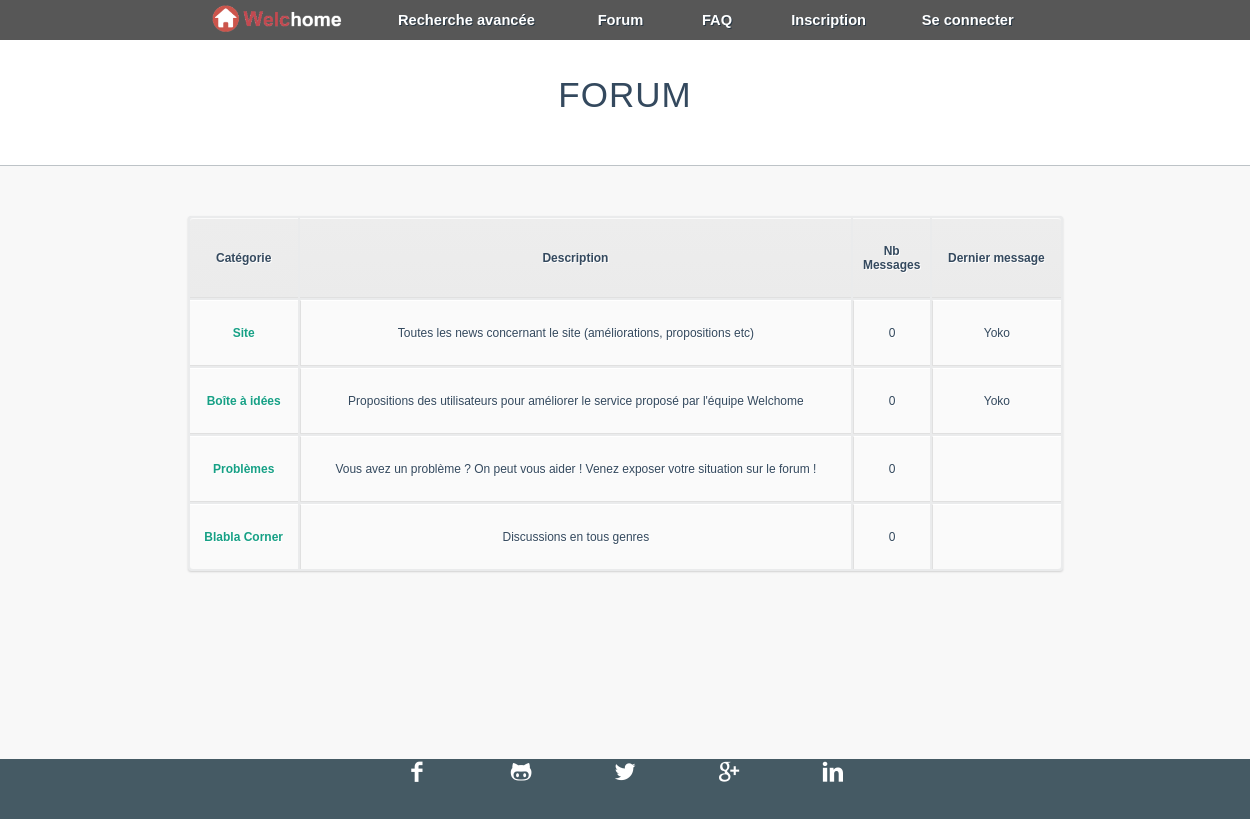
Page /fichiers_php/forum.php on the earlier database version.
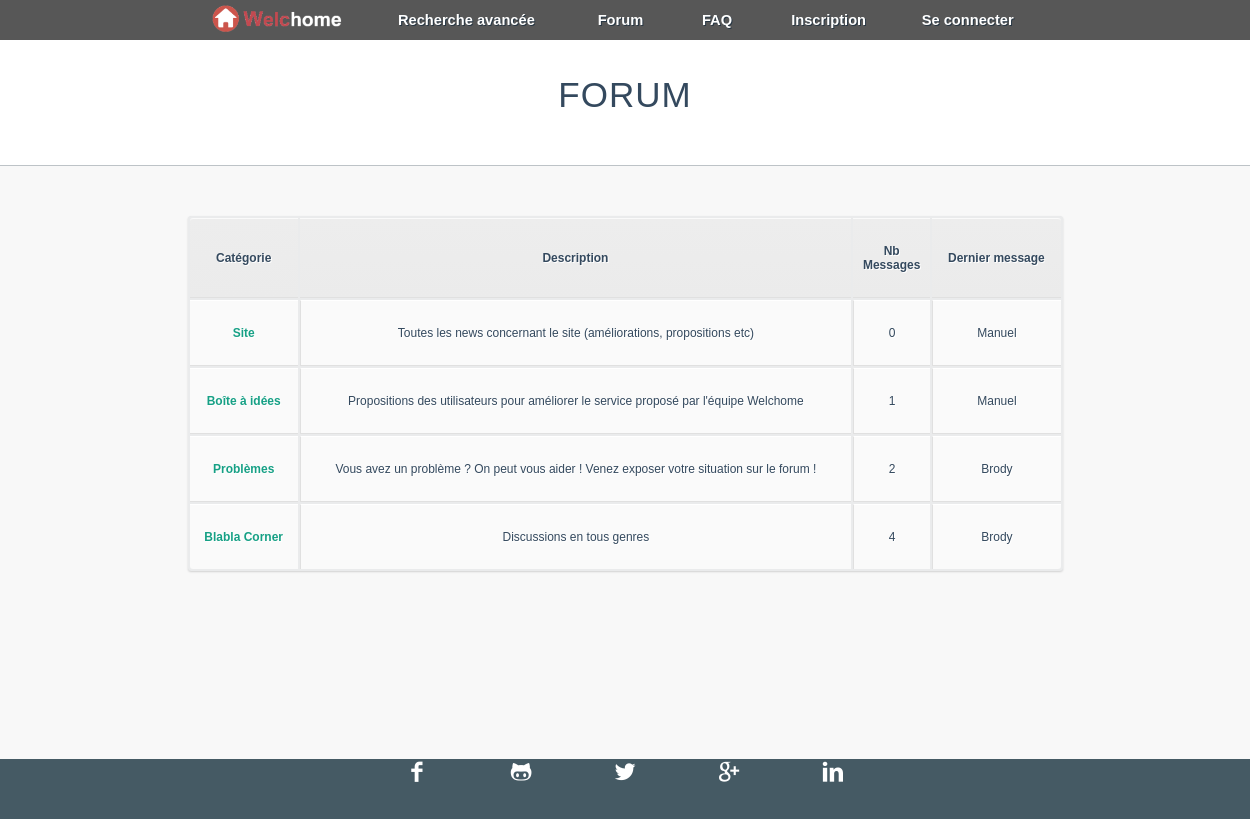
Same page on the later database version.
### tables this page shows
CREATE TABLE IF NOT EXISTS `forum_forum` (
  `id_cat` int(11) NOT NULL AUTO_INCREMENT,
  `nom_cat` varchar(255) NOT NULL,
  `description` text NOT NULL,
  `nb_message` int(11) NOT NULL,
  `last_message` text,
  PRIMARY KEY (`id_cat`)
);

CREATE TABLE IF NOT EXISTS `users` (
  `id_users` int(255) NOT NULL AUTO_INCREMENT,
  `username` varchar(255) NOT NULL,
  `nom_user` varchar(200) NOT NULL,
  `prenom_user` varchar(200) NOT NULL,
  `description_users` text NOT NULL,
  `preference_echange` text NOT NULL,
  `password` varchar(255) NOT NULL,
  `email` varchar(255) NOT NULL,
  `rights` varchar(255) NOT NULL,
  `signup_date` date NOT NULL,
  `avatar` text NOT NULL,
  `sexe` text,
  `tel` text,
  `situation` text,
  `profession` text,
  `description` text,
  PRIMARY KEY (`id_users`)
);

### fichiers_php/forum.php (the view, shortened to what this page needs)
<html>
<head>
    <link rel="stylesheet" href="../style.css" />
</head>
<body class="forum_messagerie">
<header>
    <?php include("menus.php"); ?>
</header>
<div class="superglobal">
    <div class="global">
        <div class="forum_title"><h7><?php echo forum1 ?></h7></div>
        <div class="forum_tableau"><table class="tableau_forum_accueil0">
            <tr>
                <th><?php echo categorie; ?></th>
                <th><?php echo description; ?></th>
                <th style="width: 50px;"><?php echo nbmessages; ?></th>
                <th><?php echo lastmessage; ?></th>
            </tr>
            <?php
            $req = $bdd -> query("SELECT * FROM forum_forum");
            $nb = $req -> rowCount();
            if ($nb == 0) {echo "PROBLEME" ;}
            else {
                for ($i=0 ; $i < $nb ; $i++) {
                    $cat = $req -> fetch();
                    $last = $bdd -> prepare("SELECT * FROM users WHERE id_users=?");
                    $last -> execute(array($cat[4]));
                    $lastf = $last -> fetch();
                    ?>
                    <tr>
                        <td><a href="site.php?id_cat=<?php echo $cat[0]?>"><?php echo $cat[1];?></a></td>
                        <td><?php echo $cat[2];?></td>
                        <td><?php echo $cat[3];?></td>
                        <td><?php echo ''.$lastf[1].'';?></td>
                    </tr>
                    <?php
                }
            }
            ?>
        </table></div>
    </div>
</div>
<?php
include("footer2.php");
?>
</body>
</html>

### fichiers_php/menus.php (shortened to what this page needs)
<link rel="stylesheet" href="../fichiers_css/recherche_app.css" />
<div class="menu_respo">
    <nav class="clearfix">
		<ul class="clearfix">
            <li><a class="lienaccueil" href="index.php"><img class="accueil" src="logo2.png" /></a></li>
            <li class="recherche_avancee"><a href="recherche_avancee.php" class="cl" <?php echo rechercheavancee ?></a></li>
			<li><a href="forum.php" class="btn_FORUM cl"><?php echo forum ?></a></li>
            <?php
				include("connexion_inscription_deconnexion_menu.php");
			?>
		</ul>
	</nav>
</div>

### fichiers_php/connexion_inscription_deconnexion_menu.php (shortened to what this page needs)
<?php
	include('config.php');
	if(isset($_SESSION['username']))
	{
        $req = $bdd -> prepare("SELECT id_logement FROM logement WHERE id_users=:id_user ORDER BY id_logement DESC");
        $req -> execute(array(
            'id_user' => $_SESSION['userid'],
        ));
        $id_log = $req -> fetch();
?>
        <li><a class="cl" style="width: 100px;" href="edit_profile.php?id_user=id_user=<?php echo $_SESSION['userid']?>" class="btn_PROFIL"><?php echo profil; ?></a></li>
        <?php echo check_new_msg() ?>
		<li><a class="cl" href="connexion.php"  onclick="return deconnect()"><?php echo disconnect ?></a></li>
<?php
	}
	else
	{
?>
        <li><a href="FAQ.php" class="btn_FAQ cl"><?php echo faq;?></a></li>
        <li><a  href="sign_up.php" class="cl" ><?php echo register; ?></a></li>
	<li><a href="connexion.php" class="btn_SECONNECTER cl"><?php echo connect;?></a></li>
<?php
	}
?>

### fichiers_php/footer2.php (shortened to what this page needs)
<link rel="stylesheet" href="../fichiers_css/footer2.css" />
<footer class="footer1">
    <div class="top">
        <div class="icons">
            <li id="fb">&#62220;</li>
            <li id="github">&#62208;</li>
            <li id="twitter">&#62217;</li>
            <li id="gplus">&#62223;</li>
            <li id="lnkdin">&#62232;</li>
        </div>
    </div>
</footer>

### fichiers_css/footer2.css (style rules this page uses)
.footer1 li { list-style-type:none; line-height: 25px; }
.icons { position: relative; margin-left: auto; margin-right: auto; text-align: center; }
.top li { font-family: Entypo; font-size: 45px; width: 100px; display: inline-block; }
#fb, #github, #twitter, #gplus, #lnkdin { font-family: Entypo-social; }

### fichiers_css/style_menu.css (style rules this page uses)
.clearfix:before, .clearfix:after { content: " "; display: table; }
body { margin: 0; }
nav { height: 40px; width: 100%; background-color: rgba(0,0,0,0.66); font-size: 11pt; font-family: Arial, sans-serif; font-weight: bold; position: relative; }
nav ul { text-align: center; margin: 0 auto; height: 40px; margin-right: 50px; }
nav li { display: inline-block; text-align: center; }
nav a { color: #fff; display: inline-block; width: 150px; text-align: center; text-decoration: none; line-height: 40px; text-shadow: 1px 1px 0px #283744; }
nav li a { box-sizing:border-box; -moz-box-sizing:border-box; -webkit-box-sizing:border-box; }
nav li:last-child a { border-right: 0; }
.recherche_avancee { width:200px; }
.btn_FAQ { width: 75px; padding-left: 10px; }
.btn_FORUM { width: 100px; }
.btn_SECONNECTER { width: 120px; }
@media only screen and (min-width : 949px) { .accueil { height: 27px; position: fixed; } }
@media only screen and (min-width : 949px) { .lienaccueil { width: 40px; cursor: pointer; height: 20px; padding-right: 150px; } }

### fichiers_css/style_accueil.css (style rules this page uses)
.menu_respo { position: fixed; top: 0px; z-index: 100000; width: 100%; }
body { margin: 0px; background-color: rgb(248,248,248); }

### fichiers_css/footer.css (style rules this page uses)
.superglobal { min-height: 100%; margin-bottom: -41px; }
* { margin: 0; }
html, body { height: 100%; }
.footer1 li { list-style-type:none; line-height: 25px; }
.footer1 { background-color: #455A64; color: white; padding-bottom: 10px; height: 50px; }
.icons { position: relative; margin-left: auto; margin-right: auto; text-align: center; }
.top li { font-family: Entypo; font-size: 45px; width: 100px; display: inline-block; }
#fb, #github, #twitter, #gplus, #lnkdin { font-family: Entypo-social; }

### fichiers_css/messagerie.css (style rules this page uses)
table a:link { color: #16a085; font-weight: bold; text-decoration:none; }
table { font-family:Arial, Helvetica, sans-serif; color:#34495e; font-size:12px; text-shadow: 1px 1px 0px #fff; background:#eaebec; -moz-border-radius:3px; -webkit-border-radius:3px; border-radius:3px; -moz-box-shadow: 0 1px 2px #d1d1d1; -webkit-box-shadow: 0 1px 2px #d1d1d1; box-shadow: 0 1px 2px #d1d1d1; }
table th { padding-top: 25px; padding-bottom: 25px; padding-left: 10px; padding-right: 10px; border-top:1px solid #fafafa; border-bottom:1px solid #e0e0e0; background: #ededed; background: -webkit-gradient(linear, left top, left bottom, from(#ededed), to(#ebebeb)); background: -moz-linear-gradient(top, #ededed, #ebebeb); }
table tr:first-child th:first-child { -moz-border-radius-topleft:3px; -webkit-border-top-left-radius:3px; border-top-left-radius:3px; }
table tr:first-child th:last-child { -moz-border-radius-topright:3px; -webkit-border-top-right-radius:3px; border-top-right-radius:3px; }
table tr { text-align: center; padding-left:20px; }
table td:first-child { border-left: 0; }
table td { padding-top: 25px; padding-bottom: 25px; padding-left: 10px; padding-right: 10px; border-top: 1px solid #ffffff; border-bottom:1px solid #e0e0e0; border-left: 1px solid #e0e0e0; background-color: #fafafa; }
table tr:last-child td { border-bottom:0; }
table tr:last-child td:first-child { -moz-border-radius-bottomleft:3px; -webkit-border-bottom-left-radius:3px; border-bottom-left-radius:3px; }
table tr:last-child td:last-child { -moz-border-radius-bottomright:3px; -webkit-border-bottom-right-radius:3px; border-bottom-right-radius:3px; }

### fichiers_css/forum.css (style rules this page uses)
.forum_title { padding-top: 6%; text-align: center; font-size: 35px; color: #34495e; font-weight: 300; font-family: sans-serif; height: 90px; width: 100%; background-color: white; letter-spacing: 1px; padding-right: 40px; border-bottom: 1px solid #bdc3c7; }
.tableau_forum_accueil0 { text-align: center; margin-left: auto; margin-right: auto; margin-top: 4%; width: 70%; }

Differences in the rows shown:
changed forum_forum "Site": users.username "Yoko" → "Manuel"
changed forum_forum "Boîte à idées": nb_message "0" → "1"; users.username "Yoko" → "Manuel"
changed forum_forum "Problèmes": nb_message "0" → "2"; users.username (not shown) → "Brody"
changed forum_forum "Blabla Corner": nb_message "0" → "4"; users.username (not shown) → "Brody"
